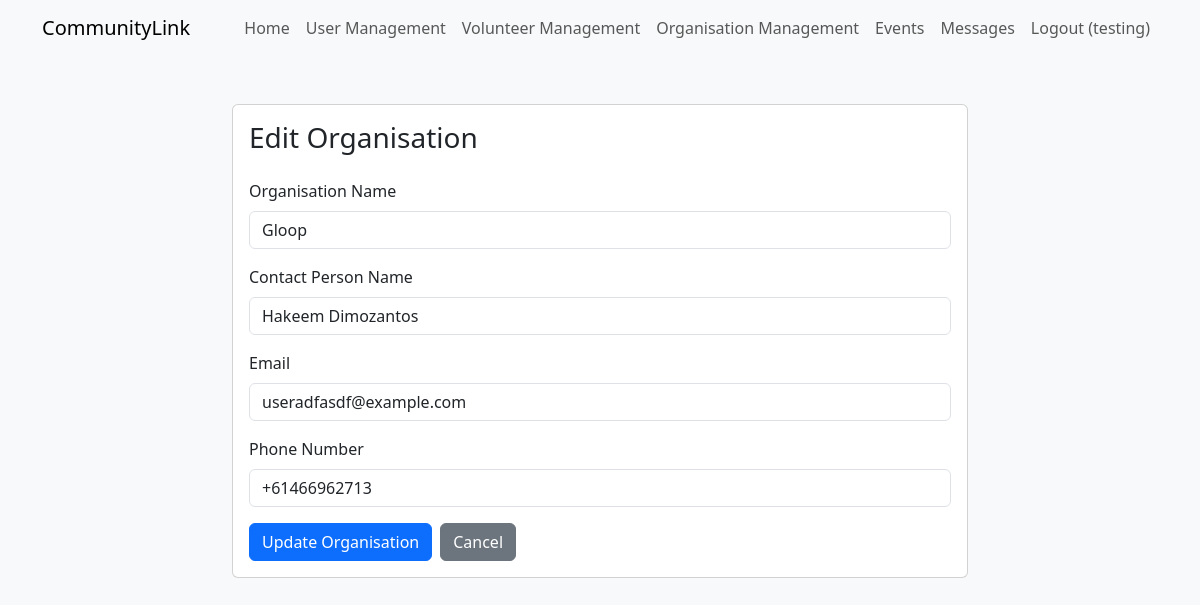
The page /public/organisations/edit.php?id=8 (signed in) on the database its author committed.
### tables this page shows
CREATE TABLE `organisation` (
  `organisation_id` int(11) NOT NULL,
  `organisation_name` varchar(256) NOT NULL,
  `contact_person_full_name` varchar(128) NOT NULL,
  `email` varchar(256) NOT NULL,
  `phone` varchar(20) NOT NULL
);

### db_connection.php (called while the page is built)
<?php
$db_hostname = "localhost";
$db_username = "fit2104";
$db_password = "xuxxur-ziWpaf-5busmi";
$db_name = "fit2104_community_link";
try {
    $dsn = "mysql:host=$db_hostname;dbname=$db_name;charset=utf8mb4";
    $pdo = new PDO($dsn, $db_username, $db_password, [
        PDO::ATTR_ERRMODE => PDO::ERRMODE_EXCEPTION,
    ]);
} catch (PDOException $e) {
    die("Database connection failed: " . $e->getMessage());
}
return $pdo;

### classes/Model.php (called while the page is built, shortened)
<?php
class Model
{
    private static $pdo;
    protected static function getPDO(): PDO
    {
        if (!self::$pdo) {
            self::$pdo = require __DIR__ . '/../db_connection.php';
        }
        return self::$pdo;
    }
}

### classes/Organisation.php (called while the page is built, shortened)
<?php
require_once __DIR__ . '/Model.php';
class Organisation extends Model
{
    public function __construct(array $d)
    {
        $required = ['organisation_name', 'contact_person_full_name', 'email', 'phone'];
    }
    public static function find(int $id): ?Organisation
    {
        $st = self::getPDO()->prepare("SELECT * FROM Organisation WHERE organisation_id=?");
        $st->execute([$id]);
        $r = $st->fetch();
        return $r ? new Organisation($r) : null;
    }
}

### public/organisations/edit.php (the view, shortened to what this page needs)
<?php
require_once __DIR__ . '/../../classes/Organisation.php';
$errors = [];
$organisation = null;
$organisationId = isset($_GET['id']) ? (int)$_GET['id'] : 0;
if ($organisationId) {
    $organisation = Organisation::find($organisationId);
} else {
    $errors[] = "Invalid organisation ID.";
}
?>
<!doctype html>
<html lang="en">
<head>
    <link href="https://cdn.jsdelivr.net/npm/bootstrap@5.3.3/dist/css/bootstrap.min.css" rel="stylesheet">
</head>
<body class="bg-light">
<?php require_once __DIR__ . '/../../partials/navbar.php'; ?>
<main class="container my-5">
    <div class="row justify-content-center">
        <div class="col-md-8">
            <div class="card">
                <div class="card-body">
                    <h1 class="card-title h3 mb-4">Edit Organisation</h1>
                    <?php if ($organisation): ?>
                        <form method="post">
                            <div class="mb-3">
                                <label for="name" class="form-label">Organisation Name</label>
                                <input type="text" class="form-control" id="organisation_name" name="organisation_name"
                                       value="<?= htmlspecialchars($organisation->organisation_name) ?>" required>
                            </div>
                            <div class="mb-3">
                                <label for="name" class="form-label">Contact Person Name</label>
                                <input type="text" class="form-control" id="contact_person_full_name" name="contact_person_full_name"
                                       value="<?= htmlspecialchars($organisation->contact_person_full_name) ?>" required>
                            </div>
                            <div class="mb-3">
                                <label for="email" class="form-label">Email</label>
                                <input type="email" class="form-control" id="email" name="email"
                                       value="<?= htmlspecialchars($organisation->email) ?>" required>
                            </div>
                            <div class="mb-3">
                                <label for="phone" class="form-label">Phone Number</label>
                                <input type="text" class="form-control" id="phone" name="phone"
                                       value="<?= htmlspecialchars($organisation->phone) ?>" required>
                            </div>
                            <div class="d-flex gap-2">
                                <button type="submit" class="btn btn-primary">Update Organisation</button>
                                <a href="view.php" class="btn btn-secondary">Cancel</a>
                            </div>
                        </form>
                    <?php endif; ?>
                </div>
            </div>
        </div>
    </div>
</main>
</body>
</html>

### rows shown on the page
organisation: organisation_name "Gloop", contact_person_full_name "Hakeem Dimozantos", email "useradfasdf@example.com", phone "+61466962713"

### other values the page prints
$_SESSION['username'] "testing"
